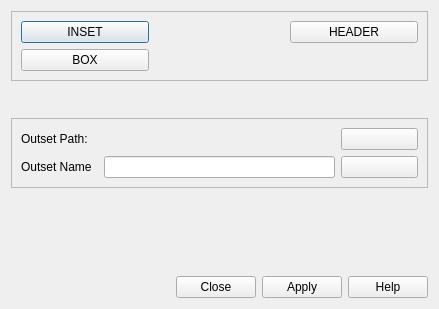
<?xml version="1.0" encoding="UTF-8"?>
<ui version="4.0">
 <class>viewtask</class>
 <widget class="QDialog" name="viewtask">
  <property name="geometry">
   <rect>
    <x>0</x>
    <y>0</y>
    <width>439</width>
    <height>309</height>
   </rect>
  </property>
  <property name="windowTitle">
   <string>TASK</string>
  </property>
  <layout class="QVBoxLayout" name="verticalLayout">
   <item>
    <widget class="QFrame" name="insetFrame">
     <property name="frameShape">
      <enum>QFrame::StyledPanel</enum>
     </property>
     <property name="frameShadow">
      <enum>QFrame::Raised</enum>
     </property>
     <layout class="QGridLayout" name="gridLayout">
      <item row="0" column="0">
       <widget class="QPushButton" name="insetButton">
        <property name="text">
         <string>INSET</string>
        </property>
       </widget>
      </item>
      <item row="0" column="2">
       <widget class="QPushButton" name="headerButton">
        <property name="text">
         <string>HEADER</string>
        </property>
       </widget>
      </item>
      <item row="1" column="0">
       <widget class="QPushButton" name="boxButton">
        <property name="text">
         <string>BOX</string>
        </property>
       </widget>
      </item>
      <item row="0" column="1">
       <widget class="QLabel" name="insetLabel">
        <property name="text">
         <string/>
        </property>
       </widget>
      </item>
      <item row="1" column="1">
       <widget class="QLabel" name="boxLabel">
        <property name="text">
         <string/>
        </property>
       </widget>
      </item>
     </layout>
    </widget>
   </item>
   <item>
    <widget class="QFrame" name="frame">
     <property name="frameShape">
      <enum>QFrame::NoFrame</enum>
     </property>
     <property name="frameShadow">
      <enum>QFrame::Plain</enum>
     </property>
     <property name="lineWidth">
      <number>0</number>
     </property>
     <layout class="QVBoxLayout" name="horizontalLayout">
      <property name="spacing">
       <number>0</number>
      </property>
      <property name="margin">
       <number>0</number>
      </property>
     </layout>
    </widget>
   </item>
   <item>
    <widget class="QFrame" name="outsetFrame">
     <property name="frameShape">
      <enum>QFrame::StyledPanel</enum>
     </property>
     <property name="frameShadow">
      <enum>QFrame::Raised</enum>
     </property>
     <layout class="QGridLayout" name="gridLayout_2">
      <item row="1" column="0">
       <widget class="QLabel" name="label_7">
        <property name="text">
         <string>Outset Name</string>
        </property>
       </widget>
      </item>
      <item row="1" column="1" colspan="3">
       <widget class="QLineEdit" name="outsetNameLine"/>
      </item>
      <item row="0" column="0">
       <widget class="QLabel" name="label">
        <property name="text">
         <string>Outset Path:</string>
        </property>
       </widget>
      </item>
      <item row="1" column="4">
       <widget class="QPushButton" name="replaceButton">
        <property name="text">
         <string/>
        </property>
        <property name="icon">
         <iconset resource="../resources.qrc">
          <normaloff>:/replace.png</normaloff>:/replace.png</iconset>
        </property>
       </widget>
      </item>
      <item row="0" column="4">
       <widget class="QPushButton" name="browserButton">
        <property name="text">
         <string/>
        </property>
        <property name="icon">
         <iconset resource="../resources.qrc">
          <normaloff>:/fileopen.png</normaloff>:/fileopen.png</iconset>
        </property>
       </widget>
      </item>
      <item row="0" column="1" colspan="3">
       <widget class="QLabel" name="outsetPathLabel">
        <property name="text">
         <string/>
        </property>
       </widget>
      </item>
     </layout>
    </widget>
   </item>
   <item>
    <widget class="QFrame" name="advise_panel">
     <property name="enabled">
      <bool>true</bool>
     </property>
     <property name="sizePolicy">
      <sizepolicy hsizetype="Preferred" vsizetype="Maximum">
       <horstretch>0</horstretch>
       <verstretch>0</verstretch>
      </sizepolicy>
     </property>
     <property name="frameShape">
      <enum>QFrame::NoFrame</enum>
     </property>
     <property name="frameShadow">
      <enum>QFrame::Raised</enum>
     </property>
     <layout class="QVBoxLayout" name="advise_panel_layout">
      <item>
       <widget class="QLabel" name="status">
        <property name="text">
         <string/>
        </property>
       </widget>
      </item>
      <item>
       <widget class="QLabel" name="errorMsg">
        <property name="text">
         <string/>
        </property>
       </widget>
      </item>
      <item>
       <widget class="QFrame" name="extra_panel">
        <property name="sizePolicy">
         <sizepolicy hsizetype="Preferred" vsizetype="Maximum">
          <horstretch>0</horstretch>
          <verstretch>0</verstretch>
         </sizepolicy>
        </property>
        <property name="frameShape">
         <enum>QFrame::NoFrame</enum>
        </property>
        <property name="frameShadow">
         <enum>QFrame::Raised</enum>
        </property>
        <layout class="QVBoxLayout" name="extra_panel_layout"/>
       </widget>
      </item>
     </layout>
    </widget>
   </item>
   <item>
    <widget class="QDialogButtonBox" name="buttonBox">
     <property name="orientation">
      <enum>Qt::Horizontal</enum>
     </property>
     <property name="standardButtons">
      <set>QDialogButtonBox::Apply|QDialogButtonBox::Close|QDialogButtonBox::Help</set>
     </property>
    </widget>
   </item>
  </layout>
 </widget>
 <resources>
  <include location="../resources.qrc"/>
 </resources>
 <connections>
  <connection>
   <sender>buttonBox</sender>
   <signal>accepted()</signal>
   <receiver>viewtask</receiver>
   <slot>accept()</slot>
   <hints>
    <hint type="sourcelabel">
     <x>248</x>
     <y>254</y>
    </hint>
    <hint type="destinationlabel">
     <x>157</x>
     <y>274</y>
    </hint>
   </hints>
  </connection>
  <connection>
   <sender>buttonBox</sender>
   <signal>rejected()</signal>
   <receiver>viewtask</receiver>
   <slot>reject()</slot>
   <hints>
    <hint type="sourcelabel">
     <x>316</x>
     <y>260</y>
    </hint>
    <hint type="destinationlabel">
     <x>286</x>
     <y>274</y>
    </hint>
   </hints>
  </connection>
 </connections>
</ui>
